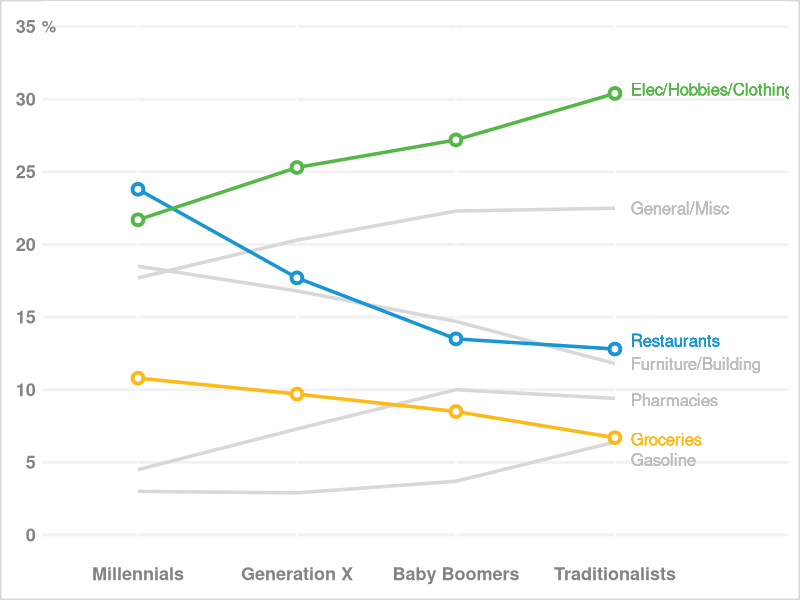

The R source for this figure:
library(tidyverse)
library(ggplot2)
library(readxl)

p1_data <- read_excel("PolicyViz_MerrillLynchRemake.xlsx")
colnames(p1_data)[1]<-"Generations"
p1_data$Generations <- factor(p1_data$Generations, levels = p1_data$Generations)


#Create the blank plot 
g <- ggplot() 

#Add the grey lines 
g <- g +  geom_line(data = p1_data, aes(x = Generations, y = Pharmacies), color = "#d8d8d8", group=1, size=1.2)
g <- g +  geom_text(data = p1_data, aes(x = 4.1, y = 9.3, fontface=1, label = "Pharmacies"), color = "#bdbdbd", group=1, size=4.3, hjust = 0)

g <- g +  geom_line(data = p1_data, aes(x = Generations, y = `Furniture/Building`), color = "#d8d8d8", group=1, size=1.2)
g <- g +  geom_text(data = p1_data, aes(x = 4.1, y = 11.8, fontface=1, label = "Furniture/Building"), color = "#bdbdbd", group=1, size=4.3, hjust = 0)

g <- g +  geom_line(data = p1_data, aes(x = Generations, y = `General/Misc`), color = "#d8d8d8", group=1, size=1.2)
g <- g +  geom_text(data = p1_data, aes(x = 4.1, y = 22.52, fontface=1, label = "General/Misc"), color = "#bdbdbd", group=1, size=4.3, hjust = 0)

g <- g +  geom_line(data = p1_data, aes(x = Generations, y = Gasoline), color = "#FCB918", group=1, size=1.2) 
g <- g +   geom_point(data = p1_data, aes(x = Generations, y = Gasoline), color = "#FCB918", group=1, size=2.3, shape = 21, stroke = 2, fill = 'white') 
g <- g +  geom_text(data = p1_data, aes(x = 4.1, y = 5.2, fontface=1, label = "Gasoline"), color = "#bdbdbd", group=1, size=4.3, hjust = 0)

#Add the coluful lines
g <- g +  geom_line(data = p1_data, aes(x = Generations, y = `Elec/Hobbies/Clothing`), color = "#d8d8d8", group=1, size=1.2) 
g <- g +  geom_text(data = p1_data, aes(x = 4.1, y = 30.7, fontface=1.9, label = "Elec/Hobbies/Clothing"), color = "#55B748", group=1, size=4.25, hjust = 0) 

g <- g +  geom_line(data = p1_data, aes(x = Generations, y = Restaurants), color = "#1896D3", group=1, size=1.2)
g <- g +  geom_point(data = p1_data, aes(x = Generations, y = Restaurants), color = "#1896D3", group=1, size=2.3, shape = 21, stroke = 2, fill = 'white')
g <- g +  geom_text(data = p1_data, aes(x = 4.1, y = 13.4, fontface=1.9, label = "Restaurants"), color = "#1896D3", group=1, size=4.25, hjust = 0)

g <- g +  geom_line(data = p1_data, aes(x = Generations, y = Groceries), color = "#55B748", group=1, size=1.2)
g <- g +  geom_point(data = p1_data, aes(x = Generations, y = Groceries), color = "#55B748", group=1, size=2.3, shape = 21, stroke = 2, fill = 'white')
g <- g +  geom_text(data = p1_data, aes(x = 4.1, y = 6.6, fontface=1.9, label = "Groceries"), color = "#FCB918", group=1, size=4.25, hjust = 0) 


# Modify plot styles
g <- g + annotate("text", x =5.09, y = 25, label = "") 
g <- g + annotate("text", x =.439, y = 35,fontface=2, color = "#838383", label = "%", size=4.1) 
g <- g + scale_y_continuous(breaks = c(seq(0, 35, by = 5)), limits = c(0, 35))
g <- g + theme(panel.background = element_rect(fill = "White",colour = "White", size = 0.5, linetype = "solid"),
               panel.grid.major.y = element_line(size = 1.0, linetype = 'solid',colour = "#f2f2f2"),
               axis.title.x = element_blank(),
               axis.title.y = element_blank(),
               axis.ticks = element_blank(),
               axis.text = element_text(face = "bold", color = "#838383", size = 13),
               plot.margin = margin(.3, 3, 4, 4, "mm"),
               plot.background = element_rect(fill = "white", colour = "#d8d8d8", size = 1))

g
